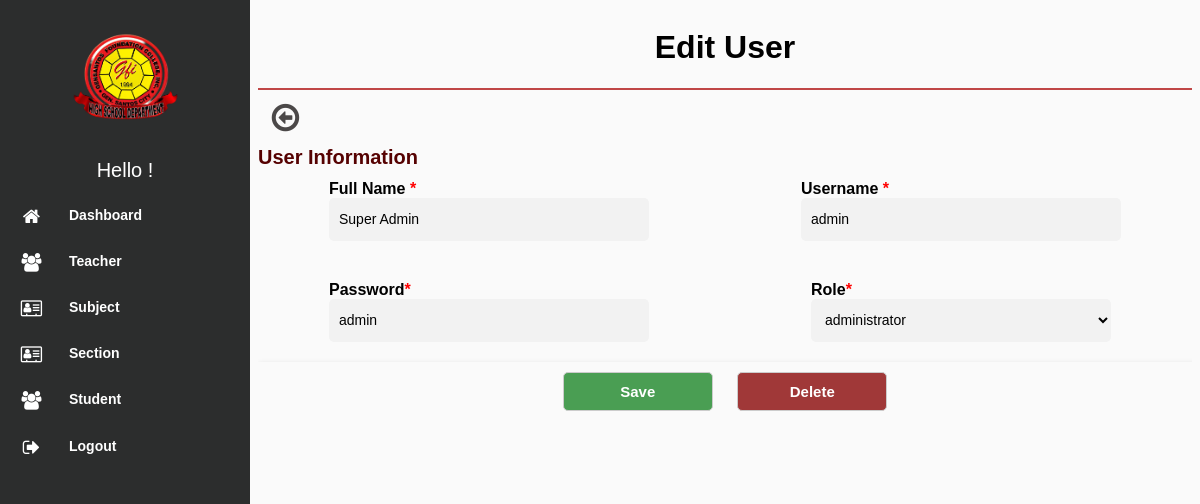
Page /modules/user/edit.php?id=1 (signed in) on the committed database.
### tables this page shows
CREATE TABLE `user` (
  `id` int(11) NOT NULL,
  `username` varchar(255) NOT NULL,
  `password` varchar(255) NOT NULL,
  `role` varchar(255) NOT NULL,
  `name` varchar(100) NOT NULL,
  `del_status` varchar(55) NOT NULL
);

### modules/user/edit.php (the view, shortened to what this page needs)
<!DOCTYPE html>
<html lang="en">
<head>
    <link rel="stylesheet" type="text/css" href="../../assets/css/font-awesome-4.7.0/css/menu.css">
    <link rel="stylesheet" type="text/css" href="../../assets/css/font-awesome-4.7.0/css/style.css">
    <link rel="stylesheet" type="text/css" href="../../assets/css/font-awesome-4.7.0/css/font-awesome.min.css"
        rel="stylesheet">
    <link rel="stylesheet" href="https://cdn.datatables.net/1.13.7/css/jquery.dataTables.min.css">
</head>
<body>
    <?php
$page = 'User';
include "../../navbar.php";
include "../../db_conn.php";
$id = $_GET['id'];
$squery =  mysqli_query($conn, "SELECT * from user Where id = '$id'");
while ($row = mysqli_fetch_array($squery)) {
 ?>
        <div class="content">
            <div class="header">
                <h1>Edit <?php if ($page) {echo $page;} ?></h1>
            </div>
        <a href="./" class="back"><i class="fa fa-arrow-circle-o-left fa-2x"></i></a>
        <form class="row g-3" action="update.php?id=<?php echo $row['id']?>" method="post">
        <h3>User Information</h3>
            <div class="grid-container grid-container--fill">
            <div class="grid-item">
                    <label class="form-label">Full Name <span class="required">*</span></label>
                    <input type="text" class="form-control" name="name" value="<?php echo $row['name'] ?>" required>
                </div>
                <div class="grid-item">
                    <label class="form-label">Username <span class="required">*</span></label>
                    <input type="text" class="form-control" name="username" value="<?php echo $row['username'] ?>" required>
                </div>
                <div class="grid-item">
                    <label class="form-label">Password<span class="required">*</span></label>
                    <input type="text" class="form-control" name="password"
                    value = "<?php echo $row['password']; ?>" required>
                </div>
                <div class="grid-item">
                    <label class="form-label">Role<span class="required">*</span></label>
                    <select name="role" class="form-control" id="role" required style="height:43px;">
        <option hidden value="<?php echo $row['role']; ?>" hidden><?php echo $row['role']; ?></option>
    </select>
                </div>
            </div>
            <div class="footer">
            <button class="save" type="submit">Save</button>
            <button class="delete" id="delBtn" type="button" onclick="del()">Delete</button>
            </div>
        </form>
        </div>
        <?php } ?>
</body>
</html>

### rows in the picture
user: name "Super Admin", username "admin", password "admin", role "administrator"
